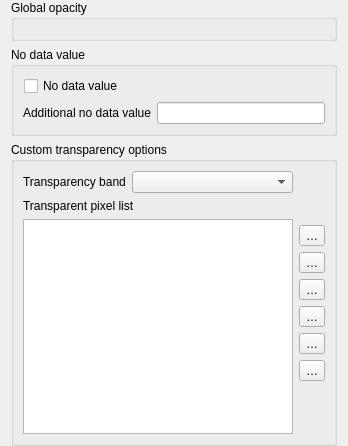
             <widget class="QWidget" name="scrollAreaWidgetContents_2">
              <property name="geometry">
               <rect>
                <x>0</x>
                <y>0</y>
                <width>348</width>
                <height>446</height>
               </rect>
              </property>
              <layout class="QVBoxLayout" name="verticalLayout_5">
               <property name="topMargin">
                <number>0</number>
               </property>
               <property name="bottomMargin">
                <number>0</number>
               </property>
               <item>
                <widget class="QgsCollapsibleGroupBox" name="gboxNoDataValue_2">
                 <property name="title">
                  <string>Global opacity</string>
                 </property>
                 <property name="syncGroup" stdset="0">
                  <string notr="true">rastertransp</string>
                 </property>
                 <layout class="QGridLayout" name="gridLayout_13">
                  <item row="0" column="0">
                   <widget class="QgsOpacityWidget" name="mOpacityWidget" native="true">
                    <property name="focusPolicy">
                     <enum>Qt::StrongFocus</enum>
                    </property>
                   </widget>
                  </item>
                 </layout>
                </widget>
               </item>
               <item>
                <widget class="QgsCollapsibleGroupBox" name="gboxNoDataValue">
                 <property name="title">
                  <string>No data value</string>
                 </property>
                 <property name="syncGroup" stdset="0">
                  <string notr="true">rastertransp</string>
                 </property>
                 <layout class="QGridLayout" name="gridLayout_11">
                  <item row="0" column="0">
                   <layout class="QHBoxLayout" name="horizontalLayout_5">
                    <property name="leftMargin">
                     <number>1</number>
                    </property>
                    <item>
                     <widget class="QCheckBox" name="mSrcNoDataValueCheckBox">
                      <property name="toolTip">
                       <string>Use original source no data value.</string>
                      </property>
                      <property name="text">
                       <string>No data value</string>
                      </property>
                     </widget>
                    </item>
                    <item>
                     <widget class="QLabel" name="lblSrcNoDataValue">
                      <property name="sizePolicy">
                       <sizepolicy hsizetype="Expanding" vsizetype="Preferred">
                        <horstretch>0</horstretch>
                        <verstretch>0</verstretch>
                       </sizepolicy>
                      </property>
                      <property name="toolTip">
                       <string>Original data source no data value, if exists.</string>
                      </property>
                      <property name="text">
                       <string>&lt;src no data value&gt;</string>
                      </property>
                     </widget>
                    </item>
                   </layout>
                  </item>
                  <item row="1" column="0">
                   <layout class="QHBoxLayout" name="horizontalLayout_6">
                    <item>
                     <widget class="QLabel" name="lblUserNoDataValueLabel">
                      <property name="toolTip">
                       <string>Additional user defined no data value.</string>
                      </property>
                      <property name="text">
                       <string>Additional no data value</string>
                      </property>
                     </widget>
                    </item>
                    <item>
                     <widget class="QLineEdit" name="leNoDataValue">
                      <property name="toolTip">
                       <string>Additional user defined no data value.</string>
                      </property>
                     </widget>
                    </item>
                   </layout>
                  </item>
                 </layout>
                </widget>
               </item>
               <item>
                <widget class="QgsCollapsibleGroupBox" name="gboxCustomTransparency">
                 <property name="sizePolicy">
                  <sizepolicy hsizetype="Preferred" vsizetype="Preferred">
                   <horstretch>0</horstretch>
                   <verstretch>5</verstretch>
                  </sizepolicy>
                 </property>
                 <property name="title">
                  <string>Custom transparency options</string>
                 </property>
                 <property name="syncGroup" stdset="0">
                  <string notr="true">rastertransp</string>
                 </property>
                 <layout class="QGridLayout" name="gridLayout_3">
                  <item row="2" column="0">
                   <widget class="QTableWidget" name="tableTransparency">
                    <property name="verticalScrollBarPolicy">
                     <enum>Qt::ScrollBarAsNeeded</enum>
                    </property>
                    <property name="alternatingRowColors">
                     <bool>true</bool>
                    </property>
                    <property name="selectionMode">
                     <enum>QAbstractItemView::SingleSelection</enum>
                    </property>
                    <property name="selectionBehavior">
                     <enum>QAbstractItemView::SelectRows</enum>
                    </property>
                    <property name="showGrid">
                     <bool>false</bool>
                    </property>
                    <property name="rowCount">
                     <number>0</number>
                    </property>
                    <property name="columnCount">
                     <number>0</number>
                    </property>
                    <attribute name="horizontalHeaderStretchLastSection">
                     <bool>true</bool>
                    </attribute>
                   </widget>
                  </item>
                  <item row="0" column="0">
                   <layout class="QHBoxLayout" name="horizontalLayout_7">
                    <item>
                     <widget class="QLabel" name="lblTransparent">
                      <property name="sizePolicy">
                       <sizepolicy hsizetype="Maximum" vsizetype="Preferred">
                        <horstretch>0</horstretch>
                        <verstretch>0</verstretch>
                       </sizepolicy>
                      </property>
                      <property name="text">
                       <string>Transparency band</string>
                      </property>
                     </widget>
                    </item>
                    <item>
                     <widget class="QgsRasterBandComboBox" name="cboxTransparencyBand">
                      <property name="enabled">
                       <bool>true</bool>
                      </property>
                      <property name="sizePolicy">
                       <sizepolicy hsizetype="Minimum" vsizetype="Fixed">
                        <horstretch>0</horstretch>
                        <verstretch>0</verstretch>
                       </sizepolicy>
                      </property>
                      <property name="minimumSize">
                       <size>
                        <width>150</width>
                        <height>0</height>
                       </size>
                      </property>
                     </widget>
                    </item>
                   </layout>
                  </item>
                  <item row="2" column="1">
                   <layout class="QVBoxLayout" name="_2">
                    <property name="leftMargin">
                     <number>0</number>
                    </property>
                    <property name="topMargin">
                     <number>6</number>
                    </property>
                    <property name="rightMargin">
                     <number>0</number>
                    </property>
                    <property name="bottomMargin">
                     <number>6</number>
                    </property>
                    <item>
                     <widget class="QToolButton" name="pbnAddValuesManually">
                      <property name="toolTip">
                       <string>Add values manually</string>
                      </property>
                      <property name="text">
                       <string>…</string>
                      </property>
                      <property name="icon">
                       <iconset resource="../../images/images.qrc">
                        <normaloff>:/images/themes/default/symbologyAdd.svg</normaloff>:/images/themes/default/symbologyAdd.svg</iconset>
                      </property>
                     </widget>
                    </item>
                    <item>
                     <widget class="QToolButton" name="pbnAddValuesFromDisplay">
                      <property name="enabled">
                       <bool>true</bool>
                      </property>
                      <property name="toolTip">
                       <string>Add values from display</string>
                      </property>
                      <property name="text">
                       <string>…</string>
                      </property>
                      <property name="icon">
                       <iconset resource="../../images/images.qrc">
                        <normaloff>:/images/themes/default/mActionContextHelp.png</normaloff>:/images/themes/default/mActionContextHelp.png</iconset>
                      </property>
                     </widget>
                    </item>
                    <item>
                     <widget class="QToolButton" name="pbnRemoveSelectedRow">
                      <property name="toolTip">
                       <string>Remove selected row</string>
                      </property>
                      <property name="text">
                       <string>…</string>
                      </property>
                      <property name="icon">
                       <iconset resource="../../images/images.qrc">
                        <normaloff>:/images/themes/default/symbologyRemove.svg</normaloff>:/images/themes/default/symbologyRemove.svg</iconset>
                      </property>
                     </widget>
                    </item>
                    <item>
                     <widget class="QToolButton" name="pbnDefaultValues">
                      <property name="toolTip">
                       <string>Default values</string>
                      </property>
                      <property name="text">
                       <string>…</string>
                      </property>
                      <property name="icon">
                       <iconset resource="../../images/images.qrc">
                        <normaloff>:/images/themes/default/mActionOpenTable.svg</normaloff>:/images/themes/default/mActionOpenTable.svg</iconset>
                      </property>
                     </widget>
                    </item>
                    <item>
                     <widget class="QToolButton" name="pbnImportTransparentPixelValues">
                      <property name="toolTip">
                       <string>Import from file</string>
                      </property>
                      <property name="text">
                       <string>…</string>
                      </property>
                      <property name="icon">
                       <iconset resource="../../images/images.qrc">
                        <normaloff>:/images/themes/default/mActionFileOpen.svg</normaloff>:/images/themes/default/mActionFileOpen.svg</iconset>
                      </property>
                     </widget>
                    </item>
                    <item>
                     <widget class="QToolButton" name="pbnExportTransparentPixelValues">
                      <property name="toolTip">
                       <string>Export to file</string>
                      </property>
                      <property name="text">
                       <string>…</string>
                      </property>
                      <property name="icon">
                       <iconset resource="../../images/images.qrc">
                        <normaloff>:/images/themes/default/mActionFileSave.svg</normaloff>:/images/themes/default/mActionFileSave.svg</iconset>
                      </property>
                     </widget>
                    </item>
                    <item>
                     <spacer name="verticalSpacer_2">
                      <property name="orientation">
                       <enum>Qt::Vertical</enum>
                      </property>
                      <property name="sizeHint" stdset="0">
                       <size>
                        <width>20</width>
                        <height>40</height>
                       </size>
                      </property>
                     </spacer>
                    </item>
                   </layout>
                  </item>
                  <item row="1" column="0">
                   <widget class="QLabel" name="label_6">
                    <property name="text">
                     <string>Transparent pixel list</string>
                    </property>
                   </widget>
                  </item>
                 </layout>
                </widget>
               </item>
               <item>
                <spacer name="verticalSpacer_5">
                 <property name="orientation">
                  <enum>Qt::Vertical</enum>
                 </property>
                 <property name="sizeHint" stdset="0">
                  <size>
                   <width>20</width>
                   <height>0</height>
                  </size>
                 </property>
                </spacer>
               </item>
              </layout>
             </widget>
